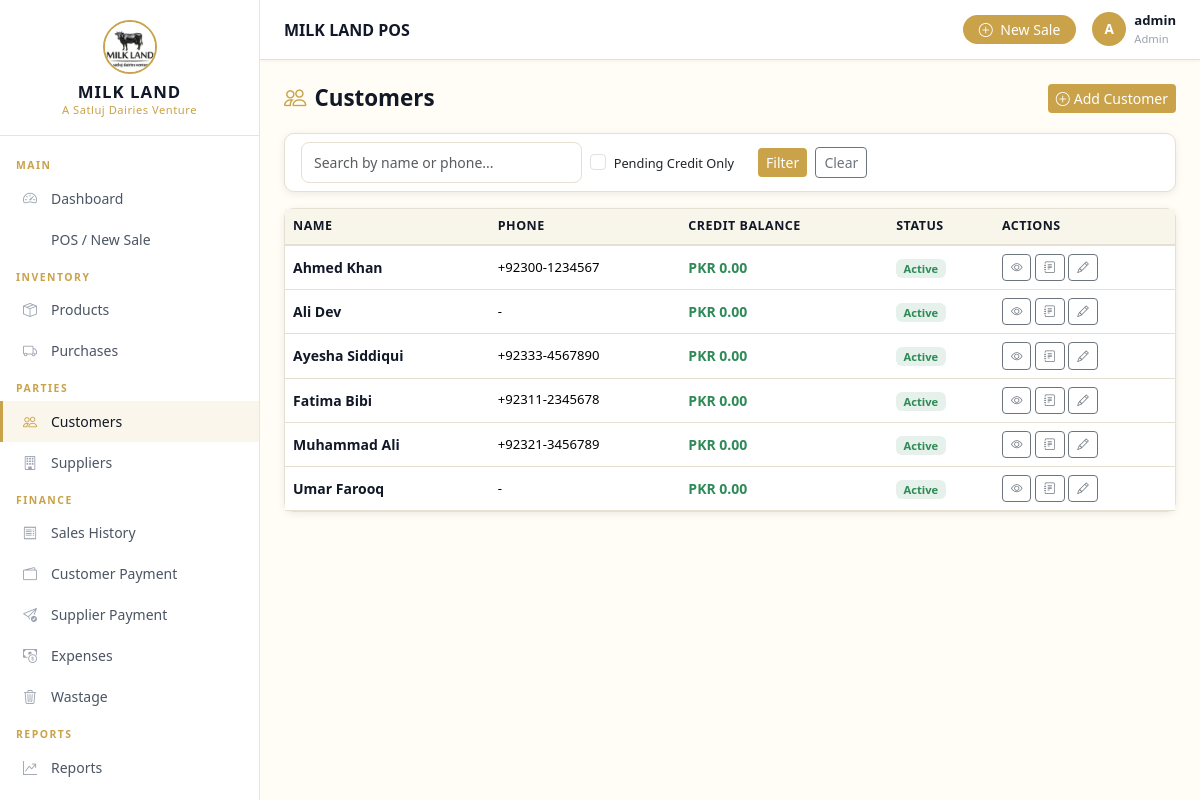
The page /customers/ (signed in) on the database its author committed.
### apps/parties/models.py (models this page shows, shortened)
class Customer(models.Model):
    name = models.CharField(max_length=200)
    phone = models.CharField(max_length=20, blank=True)
    address = models.TextField(blank=True)
    opening_balance = models.DecimalField(max_digits=12, decimal_places=2, default=Decimal('0.00'))
    current_balance = models.DecimalField(max_digits=12, decimal_places=2, default=Decimal('0.00'))
    notes = models.TextField(blank=True)
    is_active = models.BooleanField(default=True)
    created_at = models.DateTimeField(auto_now_add=True)
    updated_at = models.DateTimeField(auto_now=True)
    class Meta:
        ordering = ['name']

### apps/parties/views.py (the view)
# urls.py: path('customers/', views.customer_list, name='customer_list'),
@login_required
def customer_list(request):
    customers = Customer.objects.all()
    query = request.GET.get('q', '')
    pending = request.GET.get('pending', '')
    if query:
        customers = customers.filter(name__icontains=query) | customers.filter(phone__icontains=query)
    if pending:
        customers = customers.filter(current_balance__gt=0)
    paginator = Paginator(customers, 20)
    page = request.GET.get('page')
    return render(request, 'parties/customer_list.html', {
        'customers': paginator.get_page(page),
        'query': query,
        'pending': pending,
    })

### apps/core/context_processors.py (called while the page is built)
def business_settings(request):
    settings = BusinessSettings.get_settings()
    return {'business': settings}

### apps/core/models.py (called while the page is built)
    @classmethod
    def get_settings(cls):
        obj, _ = cls.objects.get_or_create(pk=1)
        return obj

### templates/parties/customer_list.html (shortened to what this page needs)
{% extends 'base.html' %}
{% load app_filters %}
{% block content %}
<div class="page-header">
  <h1><i class="bi bi-people me-2 text-gold"></i>Customers</h1>
  <a href="{% url 'parties:customer_add' %}" class="btn btn-gold btn-sm"><i class="bi bi-plus-circle me-1"></i>Add Customer</a>
</div>
<div class="card mb-3">
  <div class="card-body py-2">
    <form method="get" class="row g-2 align-items-center">
      <div class="col-sm-4"><input type="text" name="q" class="form-control form-control-sm" placeholder="Search by name or phone..." value="{{ query }}"></div>
      <div class="col-sm-auto">
        <div class="form-check form-check-inline">
          <input type="checkbox" name="pending" id="pendingCredit" class="form-check-input" {% if pending %}checked{% endif %} value="1">
          <label for="pendingCredit" class="form-check-label" style="font-size:0.8rem;">Pending Credit Only</label>
        </div>
      </div>
      <div class="col-sm-auto">
        <button type="submit" class="btn btn-gold btn-sm">Filter</button>
        <a href="{% url 'parties:customer_list' %}" class="btn btn-outline-secondary btn-sm ms-1">Clear</a>
      </div>
    </form>
  </div>
</div>
<div class="card">
  <div class="card-body p-0">
    <table class="table table-hover mb-0">
      <thead><tr><th>Name</th><th>Phone</th><th>Credit Balance</th><th>Status</th><th>Actions</th></tr></thead>
      <tbody>
        {% for customer in customers %}
        <tr>
          <td><a href="{% url 'parties:customer_detail' customer.pk %}" style="color:var(--text-dark);font-weight:600;text-decoration:none;">{{ customer.name }}</a></td>
          <td style="font-size:0.82rem;">{{ customer.phone|default:"-" }}</td>
          <td>
            {% if customer.current_balance > 0 %}
            <strong style="color:var(--danger-red);">PKR {{ customer.current_balance|floatformat:2 }}</strong>
            {% else %}
            <span style="color:var(--success-green);font-weight:600;">PKR 0.00</span>
            {% endif %}
          </td>
          <td>{% if customer.is_active %}<span class="badge" style="background:rgba(46,139,87,0.12);color:var(--success-green);font-size:0.7rem;">Active</span>{% else %}<span class="badge bg-secondary" style="font-size:0.7rem;">Inactive</span>{% endif %}</td>
          <td>
            <a href="{% url 'parties:customer_detail' customer.pk %}" class="btn btn-sm btn-outline-secondary" style="font-size:0.72rem;" title="View"><i class="bi bi-eye"></i></a>
            <a href="{% url 'parties:customer_ledger' customer.pk %}" class="btn btn-sm btn-outline-secondary" style="font-size:0.72rem;" title="Ledger"><i class="bi bi-journal-text"></i></a>
            <a href="{% url 'parties:customer_edit' customer.pk %}" class="btn btn-sm btn-outline-secondary" style="font-size:0.72rem;" title="Edit"><i class="bi bi-pencil"></i></a>
          </td>
        </tr>
        {% empty %}
        <tr><td colspan="5" class="text-center text-muted py-4">No customers found. <a href="{% url 'parties:customer_add' %}">Add one</a></td></tr>
        {% endfor %}
      </tbody>
    </table>
  </div>
</div>
{% endblock %}

### templates/partials/navbar.html (shortened to what this page needs)
{% load static %}
<header class="top-navbar">
  <div class="d-flex align-items-center gap-3">
    <span class="page-title">{% block navbar_title %}MILK LAND POS{% endblock %}</span>
  </div>
  <div class="navbar-right">
    <a href="{% url 'sales:pos' %}" class="btn btn-sm btn-gold rounded-pill px-3">
      <i class="bi bi-plus-circle me-1"></i> New Sale
    </a>
    <div class="navbar-user">
      <div class="user-avatar">{{ user.username|first|upper }}</div>
      <div>
        <div style="font-size:0.82rem;font-weight:600;">{{ user.get_full_name|default:user.username }}</div>
        <div style="font-size:0.7rem;color:#9CA3AF;">{% if user.is_staff %}Admin{% else %}Sales Staff{% endif %}</div>
      </div>
    </div>
  </div>
</header>

### static/css/style.css (style rules this page uses)
:root { --primary-dark: #111827; --secondary-dark: #1F2937; --cream-bg: #FFFDF5; --soft-cream: #F8F5EA; --accent-gold: #C9A24A; --success-green: #2E8B57; --border-color: #E5E0D1; --danger-red: #DC3545; --sidebar-width: 260px; --sidebar-bg: #111827; --navbar-height: 60px; --text-light: #6B7280; --text-dark: #111827; --card-shadow: 0 2px 8px rgba(0,0,0,0.08); }
* { box-sizing: border-box; }
body { font-family: 'Segoe UI', system-ui, -apple-system, sans-serif; background-color: var(--cream-bg); color: var(--text-dark); margin: 0; }
.top-navbar { position: sticky; top: 0; height: var(--navbar-height); background: #fff; border-bottom: 1px solid var(--border-color); display: flex; align-items: center; justify-content: space-between; padding: 0 24px; z-index: 100; box-shadow: 0 1px 4px rgba(0,0,0,0.06); }
.top-navbar .page-title { font-weight: 600; font-size: 1rem; color: var(--text-dark); }
.top-navbar .navbar-right { display: flex; align-items: center; gap: 16px; }
.navbar-user { display: flex; align-items: center; gap: 8px; font-size: 0.85rem; color: var(--text-dark); }
.navbar-user .user-avatar { width: 34px; height: 34px; border-radius: 50%; background: var(--accent-gold); display: flex; align-items: center; justify-content: center; color: #fff; font-weight: 700; font-size: 0.85rem; }
.card { border: 1px solid var(--border-color); border-radius: 10px; box-shadow: var(--card-shadow); background: #fff; }
.btn-gold { background: var(--accent-gold); color: #fff; border: none; }
.table { font-size: 0.875rem; }
.table th { background: var(--soft-cream); color: var(--text-dark); font-weight: 600; font-size: 0.78rem; text-transform: uppercase; letter-spacing: 0.5px; border-bottom: 2px solid var(--border-color); }
.table td { vertical-align: middle; border-color: var(--border-color); }
.form-control, .form-select { border: 1px solid var(--border-color); border-radius: 8px; padding: 9px 12px; font-size: 0.875rem; background: #fff; transition: border-color 0.2s, box-shadow 0.2s; }
.page-header { display: flex; align-items: center; justify-content: space-between; margin-bottom: 20px; flex-wrap: wrap; gap: 12px; }
.page-header h1 { font-size: 1.4rem; font-weight: 700; color: var(--text-dark); margin: 0; }
.text-gold { color: var(--accent-gold) !important; }

### rows shown on the page
Customer: name "Ahmed Khan", phone "+92300-1234567", current_balance "PKR 0.00", is_active "Active"
Customer: name "Ali Dev", phone "-", current_balance "PKR 0.00", is_active "Active"
Customer: name "Ayesha Siddiqui", phone "+92333-4567890", current_balance "PKR 0.00", is_active "Active"
Customer: name "Fatima Bibi", phone "+92311-2345678", current_balance "PKR 0.00", is_active "Active"
Customer: name "Muhammad Ali", phone "+92321-3456789", current_balance "PKR 0.00", is_active "Active"
Customer: name "Umar Farooq", phone "-", current_balance "PKR 0.00", is_active "Active"

### other values the page prints
{{ user.username|first|upper }} "A"
{{ user.get_full_name|default:user.username }} "admin"
